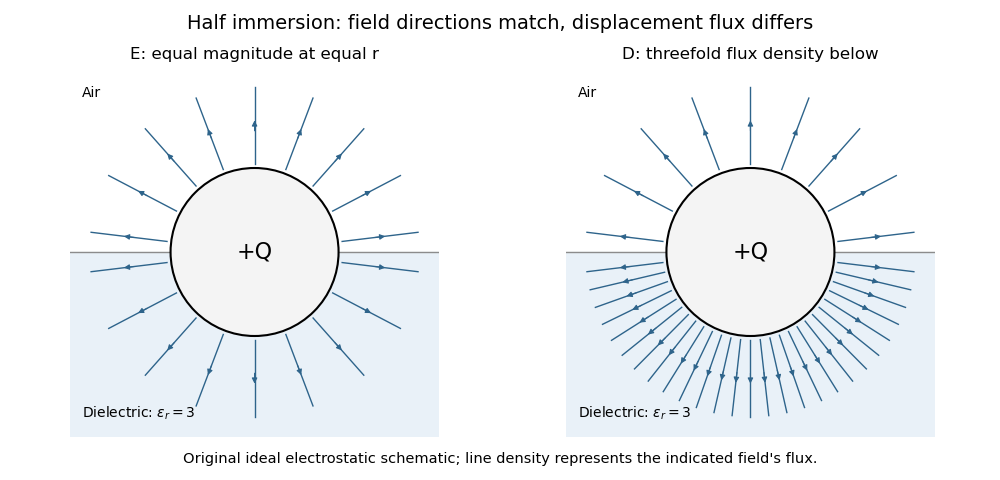

This figure's Python source:
"""Original E/D field-line schematic, dielectricepsilon_r=3 and positive sphere."""
from pathlib import Path
import matplotlib
matplotlib.use("Agg")
import matplotlib.pyplot as plt
from matplotlib.patches import Circle
import numpy as np

fig,axs=plt.subplots(1,2,figsize=(10,4.8),dpi=100,facecolor="white")
for ax,kind in zip(axs,["E","D"]):
    ax.axhspan(-2.2,0,color="#e9f1f8");ax.axhline(0,color="0.55",lw=1)
    angles=list(np.linspace(.12,np.pi-.12,9))+list(np.linspace(np.pi+.12,2*np.pi-.12,9 if kind=="E" else 27))
    for angle in angles:
        u=np.array([np.cos(angle),np.sin(angle)]);a=u*1.05;b=u*1.96
        ax.plot([a[0],b[0]],[a[1],b[1]],color="#2e648b",lw=1)
        ax.annotate("",xy=u*1.60,xytext=u*1.41,arrowprops={"arrowstyle":"-|>","color":"#2e648b","lw":.8,"mutation_scale":8})
    ax.add_patch(Circle((0,0),1,facecolor="#f4f4f4",edgecolor="black",lw=1.5,zorder=4));ax.text(0,0,"+Q",ha="center",va="center",fontsize=16,zorder=5)
    ax.text(-2.05,1.85,"Air",fontsize=10);ax.text(-2.05,-1.97,r"Dielectric: $\epsilon_r=3$",fontsize=10)
    ax.set(xlim=(-2.2,2.2),ylim=(-2.2,2.2));ax.set_aspect("equal");ax.axis("off")
    ax.set_title("E: equal magnitude at equal r" if kind=="E" else "D: threefold flux density below",fontsize=12)
fig.suptitle("Half immersion: field directions match, displacement flux differs",fontsize=14,y=.97)
fig.text(.5,.035,"Original ideal electrostatic schematic; line density represents the indicated field's flux.",ha="center",fontsize=10.5)
fig.subplots_adjust(left=.025,right=.98,top=.86,bottom=.09,wspace=.08)
fig.savefig(Path.cwd()/Path(__file__).with_suffix(".png").name,facecolor="white")
